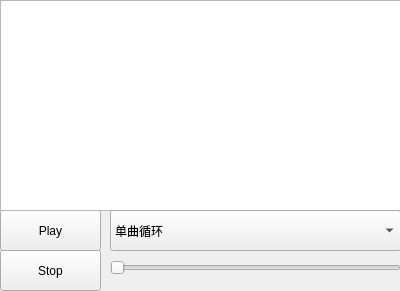
<?xml version="1.0" encoding="UTF-8"?>
<ui version="4.0">
 <class>MainWindow</class>
 <widget class="QMainWindow" name="MainWindow">
  <property name="geometry">
   <rect>
    <x>0</x>
    <y>0</y>
    <width>400</width>
    <height>291</height>
   </rect>
  </property>
  <property name="minimumSize">
   <size>
    <width>400</width>
    <height>0</height>
   </size>
  </property>
  <property name="windowTitle">
   <string>majiao_player_1_0</string>
  </property>
  <widget class="QWidget" name="centralWidget">
   <widget class="QPushButton" name="play_button">
    <property name="geometry">
     <rect>
      <x>0</x>
      <y>210</y>
      <width>101</width>
      <height>41</height>
     </rect>
    </property>
    <property name="text">
     <string>Play</string>
    </property>
   </widget>
   <widget class="QPushButton" name="stop_button">
    <property name="geometry">
     <rect>
      <x>0</x>
      <y>250</y>
      <width>101</width>
      <height>41</height>
     </rect>
    </property>
    <property name="text">
     <string>Stop</string>
    </property>
   </widget>
   <widget class="QListWidget" name="play_list_widget">
    <property name="geometry">
     <rect>
      <x>0</x>
      <y>0</y>
      <width>401</width>
      <height>211</height>
     </rect>
    </property>
   </widget>
   <widget class="QComboBox" name="struct_combo_box">
    <property name="geometry">
     <rect>
      <x>110</x>
      <y>210</y>
      <width>291</width>
      <height>41</height>
     </rect>
    </property>
    <item>
     <property name="text">
      <string>单曲循环</string>
     </property>
    </item>
    <item>
     <property name="text">
      <string>单曲播放</string>
     </property>
    </item>
    <item>
     <property name="text">
      <string>随机播放</string>
     </property>
    </item>
    <item>
     <property name="text">
      <string>顺序播放</string>
     </property>
    </item>
   </widget>
   <widget class="QSlider" name="speed_hor_slider">
    <property name="geometry">
     <rect>
      <x>110</x>
      <y>260</y>
      <width>291</width>
      <height>16</height>
     </rect>
    </property>
    <property name="orientation">
     <enum>Qt::Horizontal</enum>
    </property>
   </widget>
  </widget>
 </widget>
 <layoutdefault spacing="6" margin="11"/>
 <resources/>
 <connections/>
</ui>
